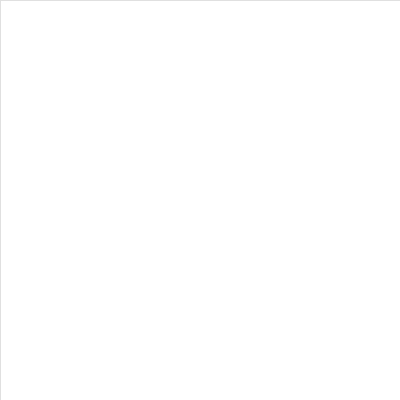
Frame 1 (no input)
Frame 60 (the mouse pressed at the canvas centre just before this capture): identical to frame 1, image omitted
Frame 120 (the mouse held since frame 60 and released just before this capture): identical to frame 1, image omitted

The Processing sketch that drew this single still picture (run headless with seeded random() and noise(); from frame 60 on, the mouse is pressed at the canvas centre):

// Processing sketch: processing_108972
// ── processing_108972.pde

float xcount; //counts as program draws along x axis
float ycount; //coutns along y axis, when it reaches, resets program
float xlimit; //when xcount hit xlimit, it adds y
float ylimit; //when ycount hits ylimit, it resets state
float state; //toggles program on and off
float diam;

float r;
float g;
float b;

void setup()
  {
    strokeWeight(0);
    size (400, 400);
    background (255);
    xcount = 0;
    ycount = 0;
    diam = 20;
    xlimit = 400/diam;
    ylimit = 400/diam;
    state = 1; //switching program on and ;off
  }
  
void draw()
{
 r = mouseX/2; 
 g = mouseY/2;
 b = (mouseX+mouseY)/2;
 fill(r,g,b);
 ellipseMode(CORNER);

if (state==0)
{ 
  if (xcount < xlimit);
   {
    ellipse(xcount*diam,ycount*diam,diam,diam);
    xcount++;
   } 

 if(xcount ==xlimit)
   {
   ycount++;
   xcount = 0;
   }

 if(ycount>ylimit)
   {
   state = 1;
   xcount = 0;
   ycount = 0;
   }
}

if (state == 1)
  {
    fill(255);
    rect(0,0,400,400);
   }
}

void mouseClicked()
{
  if (state == 1)
     {
       state  =0;
     }
}
